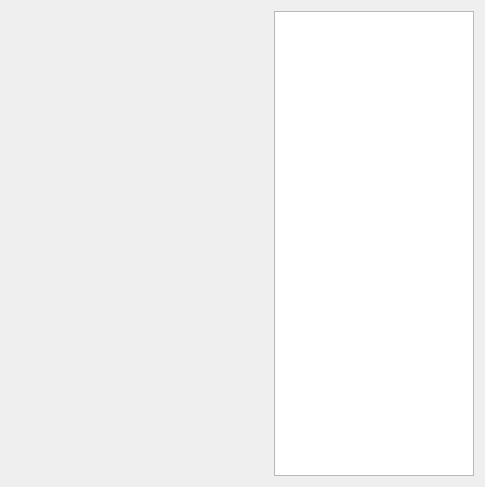
<?xml version="1.0" encoding="UTF-8"?>
<ui version="4.0">
 <class>MainWindow</class>
 <widget class="QMainWindow" name="MainWindow">
  <property name="geometry">
   <rect>
    <x>0</x>
    <y>0</y>
    <width>485</width>
    <height>487</height>
   </rect>
  </property>
  <property name="windowTitle">
   <string>MainWindow</string>
  </property>
  <widget class="QWidget" name="centralWidget">
   <layout class="QGridLayout" name="gridLayout">
    <item row="0" column="0">
     <widget class="QLabel" name="img">
      <property name="text">
       <string/>
      </property>
     </widget>
    </item>
    <item row="0" column="1">
     <widget class="QListWidget" name="debug_list">
      <property name="minimumSize">
       <size>
        <width>200</width>
        <height>0</height>
       </size>
      </property>
      <property name="maximumSize">
       <size>
        <width>200</width>
        <height>16777215</height>
       </size>
      </property>
      <property name="font">
       <font>
        <pointsize>9</pointsize>
       </font>
      </property>
      <property name="focusPolicy">
       <enum>Qt::NoFocus</enum>
      </property>
      <property name="selectionMode">
       <enum>QAbstractItemView::NoSelection</enum>
      </property>
     </widget>
    </item>
   </layout>
  </widget>
 </widget>
 <layoutdefault spacing="6" margin="11"/>
 <resources/>
 <connections/>
</ui>
